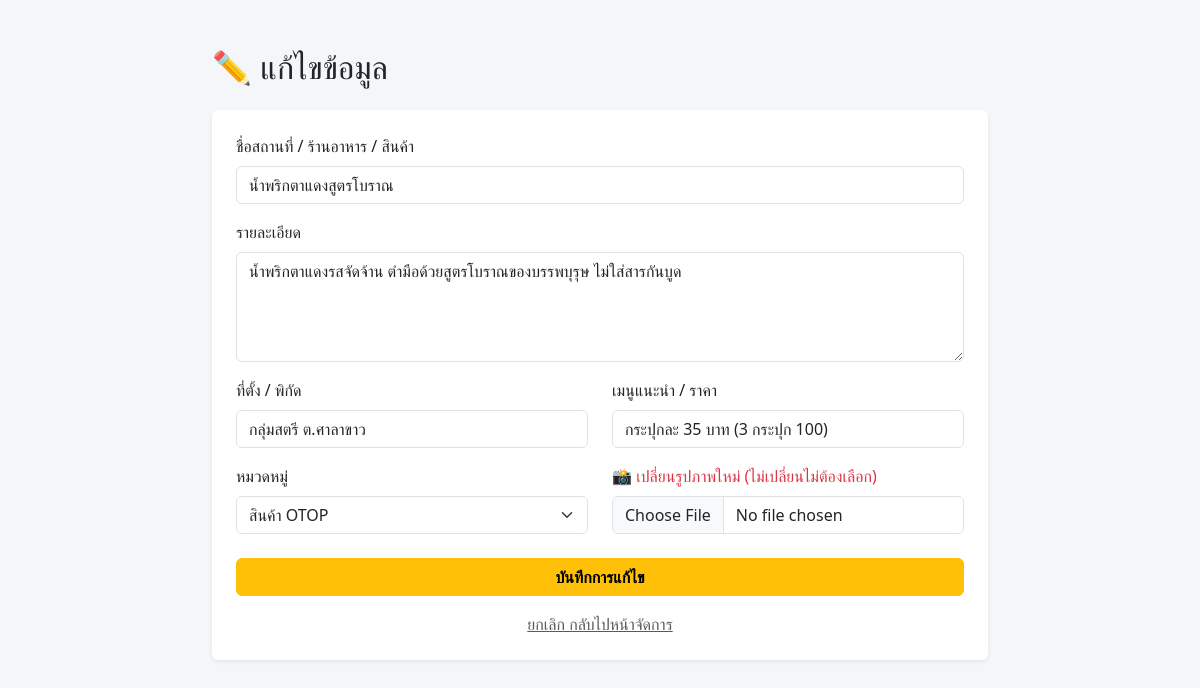
The page /admin/edit.php?id=12 (signed in) on the database its author committed.
### tables this page shows
CREATE TABLE `items` (
  `id` int(11) NOT NULL,
  `title` varchar(255) NOT NULL,
  `description` text DEFAULT NULL,
  `location` varchar(255) DEFAULT NULL,
  `highlight_info` varchar(255) DEFAULT NULL,
  `image_name` varchar(255) DEFAULT NULL,
  `category` enum('tourist','restaurant','otop') NOT NULL,
  `created_at` timestamp NOT NULL DEFAULT current_timestamp()
);

### admin/edit.php (the view, shortened to what this page needs)
<?php
require_once '../db_connect.php';
$id = $_GET['id'];
$stmt = $conn->prepare("SELECT * FROM items WHERE id = ?");
$stmt->execute([$id]);
$item = $stmt->fetch(PDO::FETCH_ASSOC);
?>
<!DOCTYPE html>
<html lang="th">
<head>
    <link href="https://cdn.jsdelivr.net/npm/bootstrap@5.3.0/dist/css/bootstrap.min.css" rel="stylesheet">
</head>
<body style="background-color: #f4f6f9;">
<div class="container mt-5" style="max-width: 800px;">
    <h2>✏️ แก้ไขข้อมูล</h2>
    <div class="card p-4 mt-4 shadow-sm border-0">
        <form method="post" enctype="multipart/form-data">
            <div class="mb-3">
                <label class="form-label">ชื่อสถานที่ / ร้านอาหาร / สินค้า</label>
                <input type="text" name="title" class="form-control" value="<?php echo htmlspecialchars($item['title']); ?>" required>
            </div>
            <div class="mb-3">
                <label class="form-label">รายละเอียด</label>
                <textarea name="description" class="form-control" rows="4" required><?php echo htmlspecialchars($item['description']); ?></textarea>
            </div>
            <div class="row">
                <div class="col-md-6 mb-3">
                    <label class="form-label">ที่ตั้ง / พิกัด</label>
                    <input type="text" name="location" class="form-control" value="<?php echo htmlspecialchars($item['location']); ?>">
                </div>
                <div class="col-md-6 mb-3">
                    <label class="form-label">เมนูแนะนำ / ราคา</label>
                    <input type="text" name="highlight_info" class="form-control" value="<?php echo htmlspecialchars($item['highlight_info']); ?>">
                </div>
            </div>
            <div class="row">
                <div class="col-md-6 mb-3">
                    <label class="form-label">หมวดหมู่</label>
                    <select name="category" class="form-select">
                        <option value="otop" <?php if($item['category']=='otop') echo 'selected'; ?>>สินค้า OTOP</option>
                    </select>
                </div>
                <div class="col-md-6 mb-4">
                    <label class="form-label text-danger">📸 เปลี่ยนรูปภาพใหม่ (ไม่เปลี่ยนไม่ต้องเลือก)</label>
                    <input type="file" name="image" class="form-control" accept="image/*">
                </div>
            </div>
            <button type="submit" class="btn btn-warning px-4 w-100 fw-bold">บันทึกการแก้ไข</button>
            <div class="text-center mt-3"><a href="dashboard.php" class="text-muted">ยกเลิก กลับไปหน้าจัดการ</a></div>
        </form>
    </div>
</div>
</body>
</html>

### rows shown on the page
items: title "น้ำพริกตาแดงสูตรโบราณ", description "น้ำพริกตาแดงรสจัดจ้าน ตำมือด้วยสูตรโบราณของบรรพบุรุษ ไม่ใส่สารกันบูด", location "กลุ่มสตรี ต.ศาลาขาว", highlight_info "กระปุกละ 35 บาท (3 กระปุก 100)", category "สินค้า OTOP"
